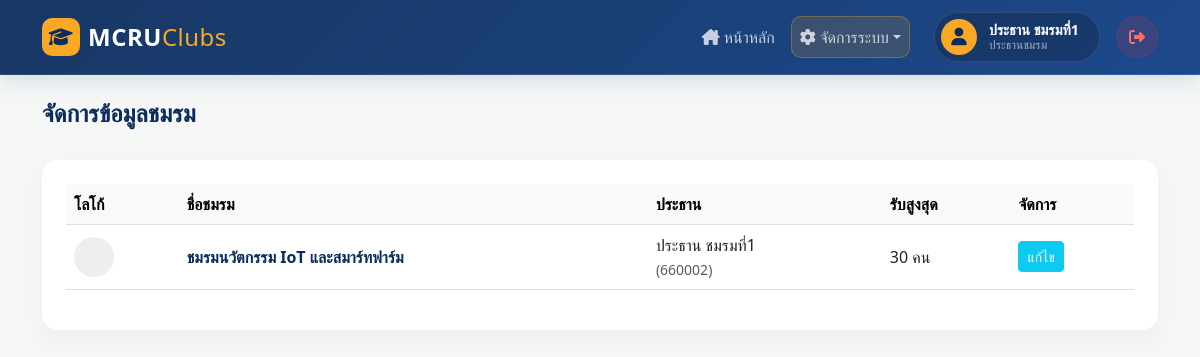
Screenshot of /manage_clubs.php (signed in) with the database file from the repository.
### tables this page shows
CREATE TABLE `clubs`  (
  `id` int NOT NULL AUTO_INCREMENT COMMENT 'รหัสอ้างอิงชมรม (Primary Key)',
  `club_name` varchar(100) NOT NULL COMMENT 'ชื่อชมรม',
  `description` text NULL COMMENT 'รายละเอียด/คำอธิบายชมรม',
  `club_logo` varchar(255) NULL DEFAULT NULL COMMENT 'path หรือ URL รูปโลโก้ชมรม',
  `qr_code` varchar(255) NULL DEFAULT NULL COMMENT 'path หรือ URL QR code สำหรับสมัครเข้าชมรม',
  `max_members` int NULL DEFAULT 50 COMMENT 'จำนวนสมาชิกสูงสุดที่รับได้',
  `president_id` int NULL DEFAULT NULL COMMENT 'FK อ้างถึง users.id ผู้เป็นประธานชมรมนี้ (NULL ถ้ายังไม่มีประธาน)',
  PRIMARY KEY (`id`) USING BTREE,
  INDEX `president_id`(`president_id` ASC) USING BTREE,
  CONSTRAINT `clubs_ibfk_1` FOREIGN KEY (`president_id`) REFERENCES `users` (`id`) ON DELETE SET NULL ON UPDATE RESTRICT
);

CREATE TABLE `users`  (
  `id` int NOT NULL AUTO_INCREMENT COMMENT 'รหัสอ้างอิงผู้ใช้ (Primary Key)',
  `student_id` varchar(20) NOT NULL COMMENT 'รหัสนักศึกษา ใช้เป็น username สำหรับ login (unique)',
  `email` varchar(100) NULL DEFAULT NULL COMMENT 'อีเมลผู้ใช้งาน',
  `password` varchar(255) NOT NULL COMMENT 'รหัสผ่าน (ปัจจุบันเป็น plain text - ควร hash ก่อนใช้งานจริง)',
  `name` varchar(100) NOT NULL COMMENT 'ชื่อ-นามสกุล',
  `faculty` varchar(100) NULL DEFAULT NULL COMMENT 'คณะที่สังกัด',
  `major` varchar(100) NULL DEFAULT NULL COMMENT 'สาขาวิชา',
  `phone` varchar(20) NULL DEFAULT NULL COMMENT 'เบอร์โทรศัพท์ติดต่อ',
  `role` enum('student','president','admin') NULL DEFAULT 'student' COMMENT 'บทบาทผู้ใช้งานในระบบ',
  PRIMARY KEY (`id`) USING BTREE,
  UNIQUE INDEX `student_id`(`student_id` ASC) USING BTREE
);

### manage_clubs.php (the view, shortened to what this page needs)
<?php
require 'db.php';
$user_id = $_SESSION['user_id'];
$role = $_SESSION['role'];
if($role == 'admin') {
    $sql = "SELECT c.*, u.student_id as pres_id, u.name as pres_name FROM clubs c LEFT JOIN users u ON c.president_id = u.id";
} else {
    $sql = "SELECT c.*, u.student_id as pres_id, u.name as pres_name FROM clubs c LEFT JOIN users u ON c.president_id = u.id WHERE c.president_id = $user_id";
}
$clubs = $conn->query($sql);
?>
<!DOCTYPE html>
<html lang="th">
<head>
    <link href="https://cdn.jsdelivr.net/npm/bootstrap@5.3.0/dist/css/bootstrap.min.css" rel="stylesheet">
    <link rel="stylesheet" href="style.css">
</head>
<body>
<?php include 'navbar.php'; ?>
<div class="container mt-4 pb-5">
    <div class="d-flex justify-content-between align-items-center mb-4">
        <h4 class="text-primary-custom fw-bold">จัดการข้อมูลชมรม</h4>
    </div>
    <div class="card-custom p-4">
        <div class="table-responsive">
            <table class="table align-middle">
                <thead class="table-light">
                    <tr><th>โลโก้</th><th>ชื่อชมรม</th><th>ประธาน</th><th>รับสูงสุด</th><th>จัดการ</th></tr>
                </thead>
                <tbody>
                    <?php
                    while($row = $clubs->fetch_assoc()):
                    ?>
                    <tr>
                        <td>
                            <?php if(!empty($row['club_logo']) && file_exists($row['club_logo'])): ?>
                                <img src="<?= $row['club_logo'] ?>" style="width:40px; height:40px; border-radius:50%; object-fit:cover;">
                            <?php else: ?>
                                <div style="width:40px; height:40px; border-radius:50%; background:#eee;"></div>
                            <?php endif; ?>
                        </td>
                        <td class="fw-bold text-primary-custom"><?= htmlspecialchars($row['club_name']) ?></td>
                        <td><?= $row['pres_name'] ? $row['pres_name'].'<br><small class="text-muted">('.$row['pres_id'].')</small>' : '<span class="badge bg-danger">ยังไม่ระบุ</span>' ?></td>
                        <td><?= $row['max_members'] ?> คน</td>
                        <td>
                            <button class="btn btn-sm btn-info text-white" data-bs-toggle="modal" data-bs-target="#editModal<?= $row['id'] ?>">แก้ไข</button>
                        </td>
                    </tr>
                    <?php
                    endwhile;
                    ?>
                </tbody>
            </table>
        </div>
    </div>
</div>
</body>
</html>

### style.css (style rules this page uses)
:root { --primary-blue: #0b2c5c; --primary-hover: #071d3d; --accent-gold: #f9a826; --bg-light: #f4f7f6; --text-dark: #2d3748; }
body { background-color: var(--bg-light); font-family: "Segoe UI", Tahoma, Geneva, Verdana, sans-serif; color: var(--text-dark); }
.card-custom { border: none; border-radius: 16px; box-shadow: 0 10px 20px rgba(0, 0, 0, 0.03); transition: 0.3s; background: #ffffff; overflow: hidden; }
.text-primary-custom { color: var(--primary-blue) !important; }

### rows the page displays
clubs: club_name "ชมรมนวัตกรรม IoT และสมาร์ทฟาร์ม", president.name "ประธาน ชมรมที่1", president.student_id "660002", max_members "30"

### other values shown
$_SESSION['name'] "ประธาน ชมรมที่1"
